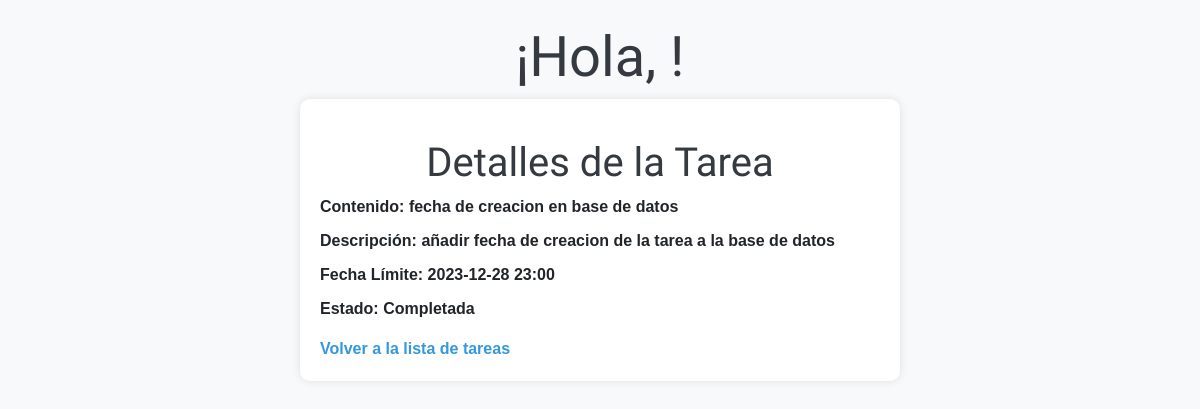
/detalles-tarea/2, run on the app's committed database.
### models.py (models this page shows, shortened)
class Tarea(Base):
    __tablename__ = "tarea"
    id = Column(Integer, primary_key=True,autoincrement=True)
    contenido = Column(String(200), nullable=False)
    hecha = Column(Boolean)
    fecha_creacion = Column(DateTime, default=func.now())
    fecha_limite = Column(DateTime, nullable=True)
    descripcion = Column(Text)
    categoria_id = Column(Integer, ForeignKey('categoria.id'))
    categoria = relationship('Categoria', back_populates='tareas')
    eliminada = Column(Boolean, default=False)
    usuario_id = Column(Integer, ForeignKey('usuario.id'))
    usuario = relationship('Usuario', back_populates='tareas')

### main.py (the view)
@app.route('/detalles-tarea/<int:tarea_id>')
def detalles_tarea(tarea_id):
    tarea = obtener_tarea_por_id(tarea_id)
    if tarea:
        usuario_actual = None
        if 'usuario_id' in session:
            usuario_actual = Usuario.query.get(session['usuario_id'])
        return render_template('detalles_tarea.html', tarea=tarea,usuario_actual=usuario_actual)
    else:
        return render_template('error.html', mensaje='Tarea no encontrada')

### main.py (called while the page is built)
def obtener_tarea_por_id(tarea_id):
    tarea = db_session.query(Tarea).get(tarea_id)
    return tarea

### templates/detalles_tarea.html (shortened to what this page needs)
<!DOCTYPE html>
<html lang="es">
<head>
    <h1 class="display-4 text-center mt-4 titulo">¡Hola, {{ usuario_actual.nombre }}!</h1>
    <link rel="stylesheet" href="https://cdn.jsdelivr.net/npm/bootswatch@4.5.2/dist/sketchy/bootstrap.min.css"
>
</head>
<body>
    <div class="container">
        <h1>Detalles de la Tarea</h1>
        <ul>
            <li><strong>Contenido:</strong> {{ tarea.contenido }}</li>
            <li><strong>Descripción:</strong> {{ tarea.descripcion }}</li>
            <li><strong>Fecha Límite:</strong> {{ tarea.fecha_limite.strftime('%Y-%m-%d %H:%M') if tarea.fecha_limite else 'No especificada' }}</li>
            <li><strong>Estado:</strong> {{ 'Completada' if tarea.hecha else 'Pendiente' }}</li>
        </ul>
        <a href="{{ url_for('home') }}">Volver a la lista de tareas</a>
    </div>
</body>
</html>

### templates/detalles_tarea.html (style rules this page uses)
body { font-family: 'Arial', sans-serif; background-color: #f8f9fa; color: #212529; margin-top: 20px; }
h1 { color: #343a40; text-align: center; margin-top: 20px; }
div.container { max-width: 600px; margin: auto; background-color: #fff; padding: 20px; border-radius: 10px; box-shadow: 0 0 10px rgba(0, 0, 0, 0.1); }
ul { list-style-type: none; padding: 0; }
li { margin-bottom: 10px; }
strong { font-weight: bold; }
a { color: #3498db; text-decoration: none; }

### data on the page
Tarea: contenido "fecha de creacion en base de datos", descripcion "añadir fecha de creacion de la tarea a la base de datos", fecha_limite "2023-12-28 23:00", hecha "Completada"
